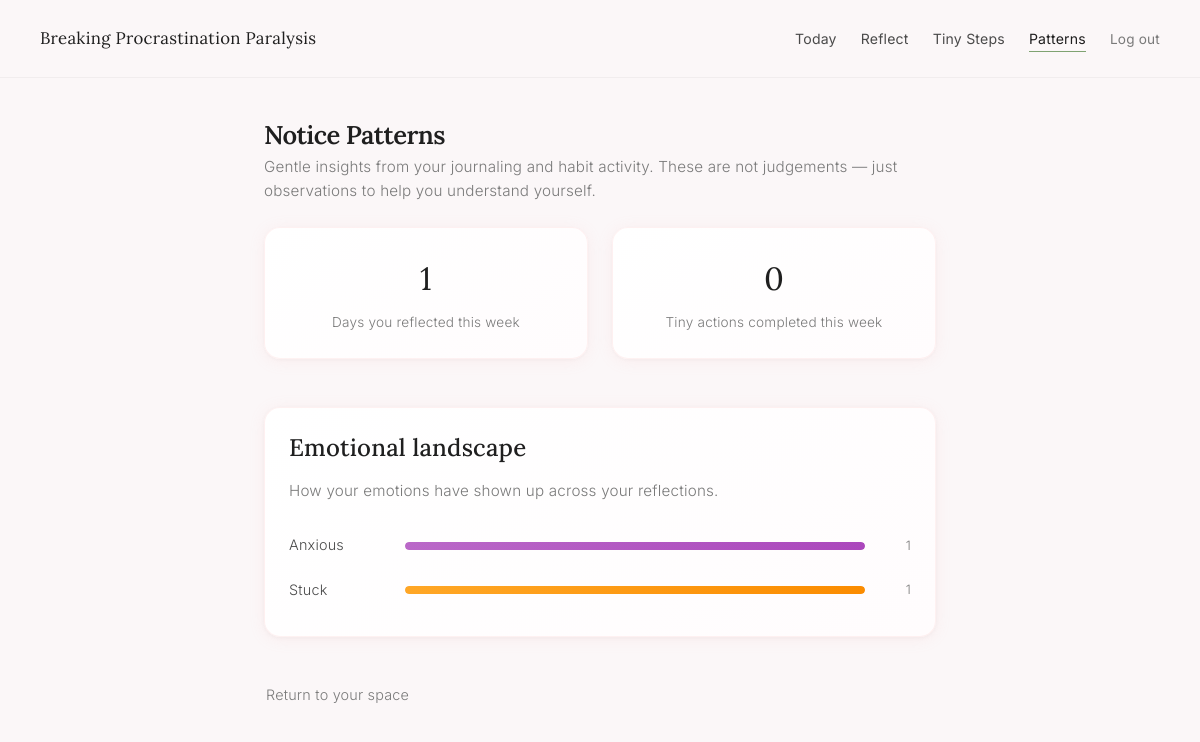
The page /analytics (signed in) on the database as committed earlier.
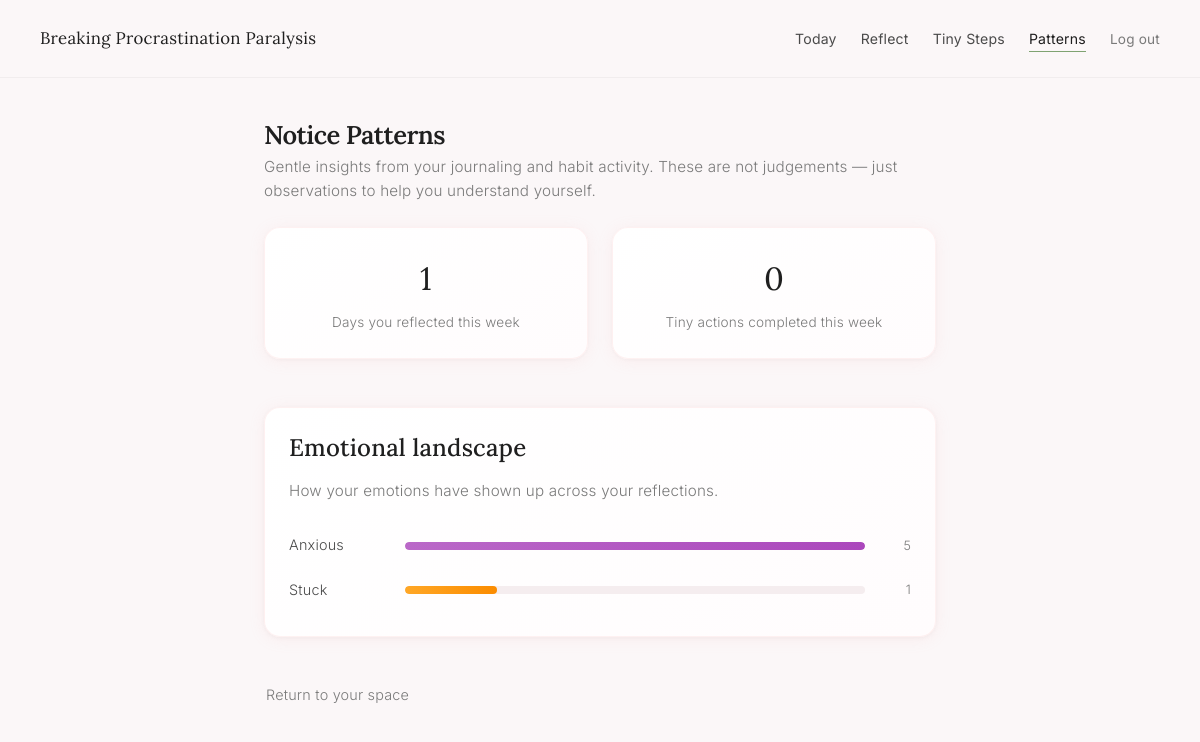
The same page on the database as committed later.
### tables this page shows
CREATE TABLE journal_entries (
            id INTEGER PRIMARY KEY AUTOINCREMENT,
            user_id INTEGER NOT NULL,
            entry_text TEXT NOT NULL,
            predicted_emotion TEXT NOT NULL,
            created_at TEXT NOT NULL,
            FOREIGN KEY (user_id) REFERENCES users(id)
        );

### app.py (the view)
@app.route("/analytics")
@login_required
def analytics():
    user_id = session['user_id']
    conn = get_db_connection()
    cur = conn.cursor()
    cur.execute("""
        SELECT predicted_emotion, COUNT(*) as count
        FROM journal_entries
        WHERE user_id = ?
        GROUP BY predicted_emotion
    """, (user_id,))
    emotion_data = cur.fetchall()
    today = date.today()
    last_week = (today - timedelta(days=6)).isoformat()
    cur.execute("""
        SELECT COUNT(DISTINCT date(created_at)) AS active_days
        FROM journal_entries
        WHERE user_id = ? AND date(created_at) >= ?
    """, (user_id, last_week))
    active_days = cur.fetchone()["active_days"]
    cur.execute("""
        SELECT COUNT(*) AS habits_done
        FROM habit_completions hc
        JOIN habits h ON hc.habit_id = h.id
        WHERE h.user_id = ? AND date(hc.completed_at) >= ?
    """, (user_id, last_week))
    habits_done = cur.fetchone()["habits_done"]
    conn.close()
    return render_template(
        "analytics.html",
        emotion_data=emotion_data,
        active_days=active_days,
        habits_done=habits_done
    )

### app.py (called while the page is built)
def get_db_connection():
    conn = sqlite3.connect(DB_PATH, timeout=3)
    conn.row_factory = sqlite3.Row
    return conn

def login_required(f):
    @wraps(f)
    def decorated_function(*args, **kwargs):
        if 'user_id' not in session:
            return redirect(url_for('landing'))
        return f(*args, **kwargs)
    return decorated_function

### templates/analytics.html (shortened to what this page needs)
<!doctype html>
<html lang="en">
<head>
    <link rel="stylesheet" href="{{ url_for('static', filename='calm.css') }}">
</head>
<body>
<div class="page-wrapper">
    <nav class="page-nav">
        <a href="{{ url_for('dashboard') }}" class="nav-brand">Breaking Procrastination Paralysis</a>
        <ul class="nav-links">
            <li><a href="{{ url_for('dashboard') }}">Today</a></li>
            <li><a href="{{ url_for('journal') }}">Reflect</a></li>
            <li><a href="{{ url_for('habits') }}">Tiny Steps</a></li>
            <li><a href="{{ url_for('analytics') }}" class="active">Patterns</a></li>
            <li><a href="{{ url_for('logout') }}" class="logout-link">Log out</a></li>
        </ul>
    </nav>
    <main class="page-content">
        <div class="section-header fade-in-up">
            <h1 class="section-title">Notice Patterns</h1>
            <p class="section-subtitle">
                Gentle insights from your journaling and habit activity.
                These are not judgements — just observations to help you understand yourself.
            </p>
        </div>
        <div class="patterns-grid stagger-children">
            <div class="card pattern-card">
                <p class="pattern-value">{{ active_days }}</p>
                <p class="pattern-label">Days you reflected this week</p>
            </div>
            <div class="card pattern-card">
                <p class="pattern-value">{{ habits_done }}</p>
                <p class="pattern-label">Tiny actions completed this week</p>
            </div>
        </div>
        <div class="card fade-in-up">
            <h2>Emotional landscape</h2>
            <p class="section-subtitle" style="margin-bottom: 20px;">
                How your emotions have shown up across your reflections.
            </p>
            {% if emotion_data %}
            <ul class="emotion-bar-list">
                {% set max_count = emotion_data | map(attribute='count') | max %}
                {% for row in emotion_data %}
                <li class="emotion-bar-item">
                    <span class="emotion-bar-name">{{ row["predicted_emotion"] }}</span>
                    <div class="emotion-bar-track">
                        <div
                            class="emotion-bar-fill {{ row['predicted_emotion'] if row['predicted_emotion'] in ['overwhelmed', 'anxious', 'stuck', 'stressed', 'tired', 'calm'] else 'default' }}"
                            style="width: {{ (row['count'] / max_count * 100) | round }}%;"
                        ></div>
                    </div>
                    <span class="emotion-bar-count">{{ row["count"] }}</span>
                </li>
                {% endfor %}
            </ul>
            {% else %}
            <p class="empty-state">
                Emotion patterns will appear here after your first few reflections.
            </p>
            {% endif %}
        </div>
        <div style="margin-top: 40px;">
            <a href="{{ url_for('dashboard') }}" class="btn-text">Return to your space</a>
        </div>
    </main>
</div>
</body>
</html>

Rows that differ between the two databases and show on the page:
no longer on this page (row unchanged): journal_entries: predicted_emotion "Anxious", {{ (row['count'] / max_count * 100) | round }} 100.0 (drawn), count "1"
added journal_entries: predicted_emotion "Anxious", {{ (row['count'] / max_count * 100) | round }} 100.0 (drawn), count "5"
computed for journal_entries "Stuck": {{ (row['count'] / max_count * 100) | round }} 100.0 → 20.0 (drawn)
